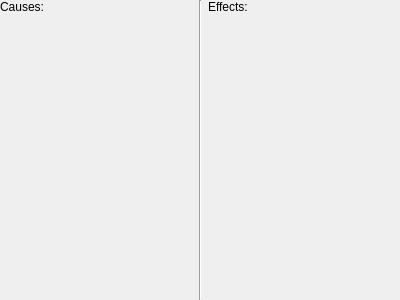
<?xml version="1.0" encoding="UTF-8"?>
<ui version="4.0">
 <class>CauseAndEffectEditWidget</class>
 <widget class="QWidget" name="CauseAndEffectEditWidget">
  <property name="geometry">
   <rect>
    <x>0</x>
    <y>0</y>
    <width>400</width>
    <height>300</height>
   </rect>
  </property>
  <property name="windowTitle">
   <string>Form</string>
  </property>
  <layout class="QVBoxLayout" name="verticalLayout_3">
   <property name="margin">
    <number>0</number>
   </property>
   <item>
    <layout class="QHBoxLayout" name="horizontalLayout">
     <item>
      <layout class="QVBoxLayout" name="causeLayout">
       <item>
        <widget class="QLabel" name="label">
         <property name="text">
          <string>Causes:</string>
         </property>
         <property name="alignment">
          <set>Qt::AlignLeading|Qt::AlignLeft|Qt::AlignTop</set>
         </property>
        </widget>
       </item>
      </layout>
     </item>
     <item>
      <widget class="Line" name="line">
       <property name="frameShadow">
        <enum>QFrame::Sunken</enum>
       </property>
       <property name="orientation">
        <enum>Qt::Vertical</enum>
       </property>
      </widget>
     </item>
     <item>
      <layout class="QVBoxLayout" name="effectLayout">
       <item>
        <widget class="QLabel" name="label_2">
         <property name="text">
          <string>Effects:</string>
         </property>
         <property name="alignment">
          <set>Qt::AlignLeading|Qt::AlignLeft|Qt::AlignTop</set>
         </property>
        </widget>
       </item>
      </layout>
     </item>
    </layout>
   </item>
  </layout>
 </widget>
 <resources/>
 <connections/>
</ui>
